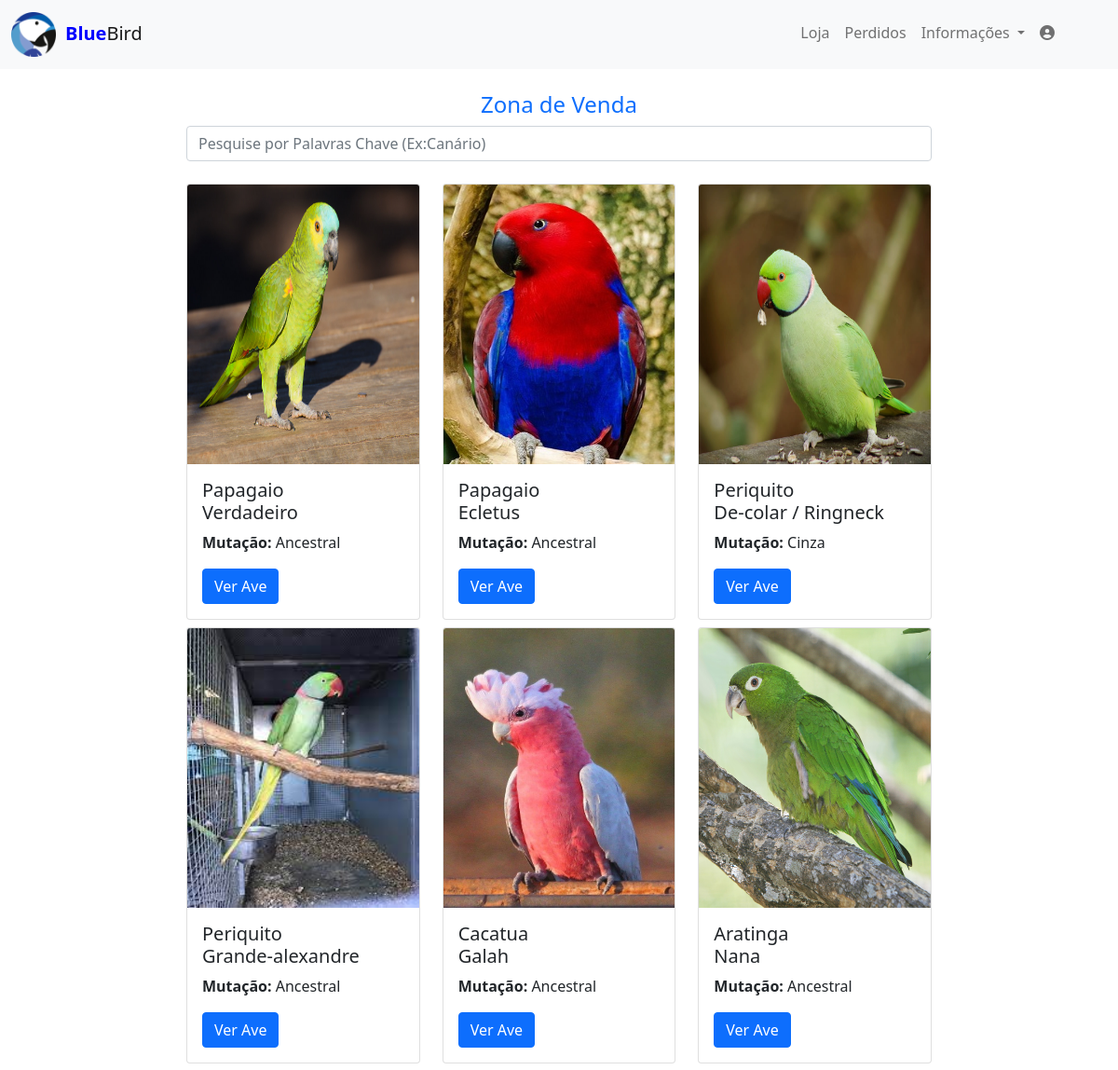
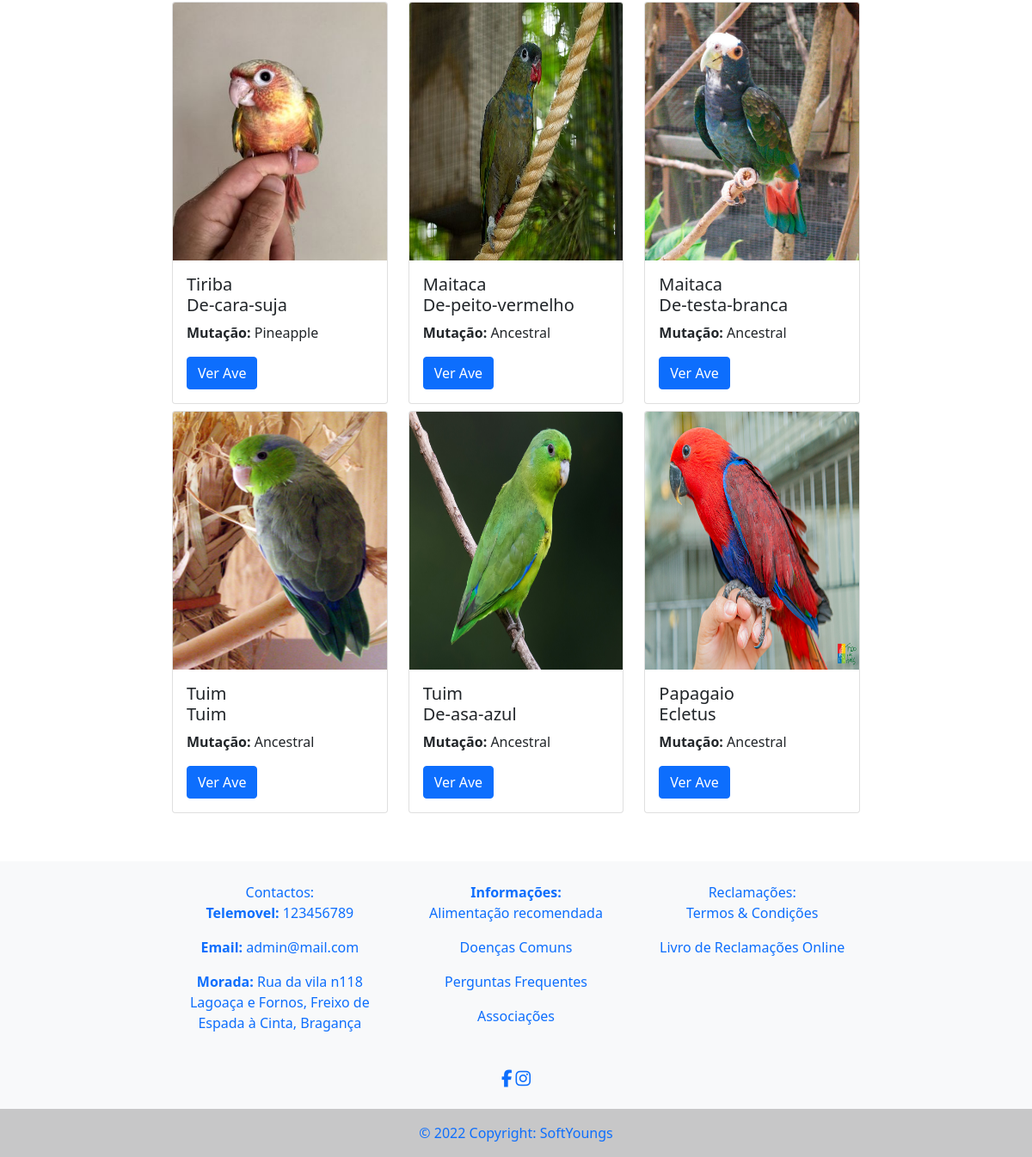
Page /?opt=2 on the committed database (2 pictures, top to bottom).
### tables this page shows
CREATE TABLE `webdados` (
  `wb_id` int(11) NOT NULL,
  `wb_nome` varchar(50) NOT NULL,
  `wb_face` varchar(200) NOT NULL,
  `wb_insta` varchar(200) NOT NULL,
  `wb_termos` text NOT NULL,
  `wb_mapa` varchar(5000) NOT NULL,
  `wb_distrito` int(11) NOT NULL,
  `wb_concelho` int(11) NOT NULL,
  `wb_freguesia` int(11) NOT NULL,
  `wb_morada` varchar(100) NOT NULL,
  `wb_contacto` varchar(9) NOT NULL
);

CREATE TABLE `ave` (
  `ave_id` int(11) NOT NULL,
  `ave_especie` int(11) NOT NULL,
  `ave_anilha` varchar(20) NOT NULL,
  `ave_genero` int(11) NOT NULL,
  `ave_variedade` int(11) NOT NULL,
  `ave_mutacao` int(11) NOT NULL,
  `ave_ano` date NOT NULL,
  `ave_num_gaiola` int(11) NOT NULL,
  `ave_estado` int(11) NOT NULL,
  `ave_preco` varchar(6) NOT NULL,
  `ave_postura` int(11) NOT NULL,
  `ave_doenca` int(11) NOT NULL,
  `ave_foto` varchar(100) NOT NULL,
  `ave_doenca_desc` text NOT NULL,
  `ave_log_id` int(11) NOT NULL
);

CREATE TABLE `especie` (
  `esp_id` int(11) NOT NULL,
  `esp_nome` varchar(100) NOT NULL
);

CREATE TABLE `variedade` (
  `var_id` int(11) NOT NULL,
  `var_nome` varchar(100) NOT NULL,
  `var_cientifico` varchar(100) NOT NULL,
  `var_esp_id` int(11) NOT NULL
);

CREATE TABLE `mutacao` (
  `mut_id` int(11) NOT NULL,
  `mut_var_id` int(11) NOT NULL,
  `mut_nome` varchar(100) NOT NULL
);

CREATE TABLE `freguesias` (
  `freguesiaid` int(11) NOT NULL,
  `concelhoid` int(11) NOT NULL,
  `freguesia` varchar(150) NOT NULL
);

CREATE TABLE `concelhos` (
  `concelhoid` int(11) NOT NULL,
  `distritoid` int(11) NOT NULL,
  `concelho` text NOT NULL
);

CREATE TABLE `distritos` (
  `distritosid` int(11) NOT NULL,
  `distrito` text NOT NULL
);

### includes/store.php (the view, shortened to what this page needs)
<div class="row">
    <h4 class="text-primary text-center">Zona de Venda</h4>
    <form method="post">
        <div class="row">
            <div class="col-sm-12 col-md-12 col-xl-12 col-xxl-12">
                <input type="text" class="form-control" id="pesq_palavra_venda" Placeholder="Pesquise por Palavras Chave (Ex:Canário)">
            </div>
        </div>
    </form>
</div>
<br>
<div class="row" id="mostra_ave_default">
    <?php
        include 'connections/conn.php';
        if(@$_SESSION["log_id"] == null){
            $aves_venda = mysqli_query($conn, "Select * from ave where ave_estado = 1");
        }else if (@$_SESSION["log_id"] != null){
            $aves_venda = mysqli_query($conn, "Select * from ave where ave_estado = 1 and ave_log_id != '$_SESSION[log_id]'");
        }
        while($ave_v = mysqli_fetch_array($aves_venda)){
            echo '<div class="col-sm-12 col-md-6 col-xl-4 col-xxl-3" style="margin-bottom: 1%;">
                <div class="card">
                    <img src="assets/img/aves/'.$ave_v["ave_foto"].'" style="width: 100%;height: 300px;" class="card-img-top"  alt="'.$ave_v["ave_foto"].'">
                    <div class="card-body">';
                    $av = mysqli_fetch_array(mysqli_query($conn, "Select * from ave inner join especie on especie.esp_id = ave.ave_especie
                                                    join variedade on ave.ave_variedade = variedade.var_id
                                                    join mutacao on ave.ave_mutacao = mutacao.mut_id
                                                    where ave_estado = 1 and ave_id = '$ave_v[ave_id]'"));
                        echo '<h5 class="card-title">'.$av["esp_nome"].'<br> '.$av["var_nome"].'</h5>
                        <p class="card-text"><b>Mutação:</b> '.$av["mut_nome"].'</p>';
                    echo '
                        <a href="index.php?opt=3&id='.base64_encode($ave_v["ave_id"]).'" class="btn btn-primary">Ver Ave</a>
                    </div>
                </div>
            </div>';
        }
    ?>
</div>

### includes/header.php (shortened to what this page needs)
<header>
	<?php
	include 'connections/conn.php';
	$query = mysqli_fetch_array(mysqli_query($conn, "SELECT wb_nome from webdados where wb_id = 1"));
	$nome = $query["wb_nome"];
	echo '<nav class="navbar navbar-expand-md navbar-light bg-light mb-4">
    	<div class="container-fluid">';
			echo '<a class="navbar-brand" href="?opt=0">
				<img src="logo_PAP_azul.png" style="width: 10%; height: 10%"><label style="padding-left: 2%"><b style="color: blue">'.substr($nome, 0, $length = 4).'</b>'.substr($nome, 4, $length = mb_strlen($nome)).'</label>
			</a>';
			echo '<button class="navbar-toggler" type="button" data-bs-toggle="collapse" data-bs-target="#navbarCollapse" aria-controls="navbarCollapse" aria-expanded="false" aria-label="Toggle navigation">
				<span class="navbar-toggler-icon"></span>
			</button>
			<div class="collapse navbar-collapse" id="navbarCollapse">
				<ul class="navbar-nav ms-auto me-5 mb-md-1 nav-pills d-flex">';
						if(@$_SESSION["log_type"] != ''){
							if (@$_SESSION["log_type"] == '0') {
								include 'includes/lista_menu_admin.php';
							}else if (@$_SESSION["log_type"] == '1'){
								include 'includes/lista_menu_vet.php';
							}else if (@$_SESSION["log_type"] == '2'){
								include 'includes/lista_menu_user.php';
							}
							echo '
							<li class="nav-item dropdown">
								<a class="nav-link dropdown-toggle" href="#" id="dropdown03" data-bs-toggle="dropdown" aria-expanded="false">';
									include 'connections/conn.php';
									$sql = mysqli_fetch_array(mysqli_query($conn, "Select uti_nome, uti_apelido, uti_foto from utilizador where uti_log_id = '$_SESSION[log_id]'"));
									echo '<img src="assets/img/foto_perfil/'.$sql["uti_foto"].'" style="width:2em; height: 2em; border-radius:50%"><label>&nbsp;'.$sql["uti_nome"].' '.$sql["uti_apelido"].'</label>
								</a>
								<ul class="dropdown-menu" aria-labelledby="dropdown03">';
								echo '<li><a class="dropdown-item" href="includes/terminar_sessao.php">Sair</a></li>
								</ul>
							</li>';
						}else{
							include 'includes/lista_main.php';
						}
				echo '</ul>
			</div>
    	</div>
    </nav>';

### includes/footer.php (shortened to what this page needs)
<footer class="bg-light text-center text-primary navbar-fixed-bottom mt-5" style="position: relative">
<?php
    include 'connections/conn.php';
    $dados = mysqli_fetch_array(mysqli_query($conn, "SELECT webdados.*, distritos.*, concelhos.*, freguesias.* FROM webdados
                                                    inner join distritos on distritos.distritosid = webdados.wb_distrito
                                                    join concelhos on concelhos.concelhoid = webdados.wb_concelho
                                                    join freguesias on freguesias.freguesiaid = webdados.wb_freguesia"));
    $email = mysqli_fetch_array(mysqli_query($conn, "SELECT log_email FROM login where log_id = 1"));
    echo '<div class="col-md-2"></div>
    <div class="col-md-8 offset-md-2">
        <div class="row">
            <div class="col">
                <br>
                <label>Contactos:</label><br>
                <p><b>Telemovel: </b> '.$dados["wb_contacto"].'</p>
                <p><b>Email: </b> '.$email["log_email"].'</p>
                <p><b>Morada: </b> '.$dados["wb_morada"].'<br>'.$dados["freguesia"].', '.$dados["concelho"].', '.$dados["distrito"].'</p>
            </div>
            <div class="col">
                <br>
                <label><b>Informações:</b></label><br>';
                include 'includes/lista_footer.php';
            echo '</div>
            <div class="col">
                <br>
                <label>Reclamações:</label><br>
                <p><a href="index.php?opt=14" style="text-decoration:none;" class="text-primary">Termos & Condições</a></p>
                <p><a href="https://www.livroreclamacoes.pt/inicio" class="text-primary" style="text-decoration:none;">Livro de Reclamações Online</a></p>
            </div>
        </div>
    </div><br>
    <div class="col-md-8 text-center offset-md-2">
        <a href="'.$dados["wb_face"].'" class="text-primary" target="_blank" role="button"><i class="fab fa-facebook-f fa-lg"></i></a>
        <a href="'.$dados["wb_insta"].'" class="text-primary" target="_blank" role="button"><i class="fab fa-instagram fa-lg"></i></a>
    </div><br>
    <div class="text-center p-3" style="background-color: rgba(0, 0, 0, 0.2);">
        © '.date("Y").' Copyright: SoftYoungs
    </div>
    <div class="col-md-2"></div>';
?>
</footer>

### assets/css/estilos.css (style rules this page uses)
body { font-size:100%; }

### rows in the picture
webdados: wb_nome "Blue", wb_nome "Bird", wb_contacto "123456789", wb_morada "Rua da vila n118", freguesias.freguesia "Lagoaça e Fornos", concelhos.concelho "Freixo de Espada à Cinta", distritos.distrito "Bragança"
ave: ave_foto (picture), especie.esp_nome "Papagaio", variedade.var_nome "Verdadeiro", mutacao.mut_nome "Ancestral"
ave: ave_foto (picture), especie.esp_nome "Papagaio", variedade.var_nome "Ecletus", mutacao.mut_nome "Ancestral"
ave: ave_foto (picture), especie.esp_nome "Periquito", variedade.var_nome "De-colar / Ringneck", mutacao.mut_nome "Cinza"
ave: ave_foto (picture), especie.esp_nome "Periquito", variedade.var_nome "Grande-alexandre", mutacao.mut_nome "Ancestral"
ave: ave_foto (picture), especie.esp_nome "Cacatua", variedade.var_nome "Galah", mutacao.mut_nome "Ancestral"
ave: ave_foto (picture), especie.esp_nome "Aratinga", variedade.var_nome "Nana", mutacao.mut_nome "Ancestral"
ave: ave_foto (picture), especie.esp_nome "Tiriba", variedade.var_nome "De-cara-suja", mutacao.mut_nome "Pineapple"
ave: ave_foto (picture), especie.esp_nome "Maitaca", variedade.var_nome "De-peito-vermelho", mutacao.mut_nome "Ancestral"
ave: ave_foto (picture), especie.esp_nome "Maitaca", variedade.var_nome "De-testa-branca", mutacao.mut_nome "Ancestral"
ave: ave_foto (picture), especie.esp_nome "Tuim", variedade.var_nome "Tuim", mutacao.mut_nome "Ancestral"
ave: ave_foto (picture), especie.esp_nome "Tuim", variedade.var_nome "De-asa-azul", mutacao.mut_nome "Ancestral"
ave: ave_foto (picture), especie.esp_nome "Papagaio", variedade.var_nome "Ecletus", mutacao.mut_nome "Ancestral"

### other values in the picture
$email["log_email"] "admin@mail.com"
